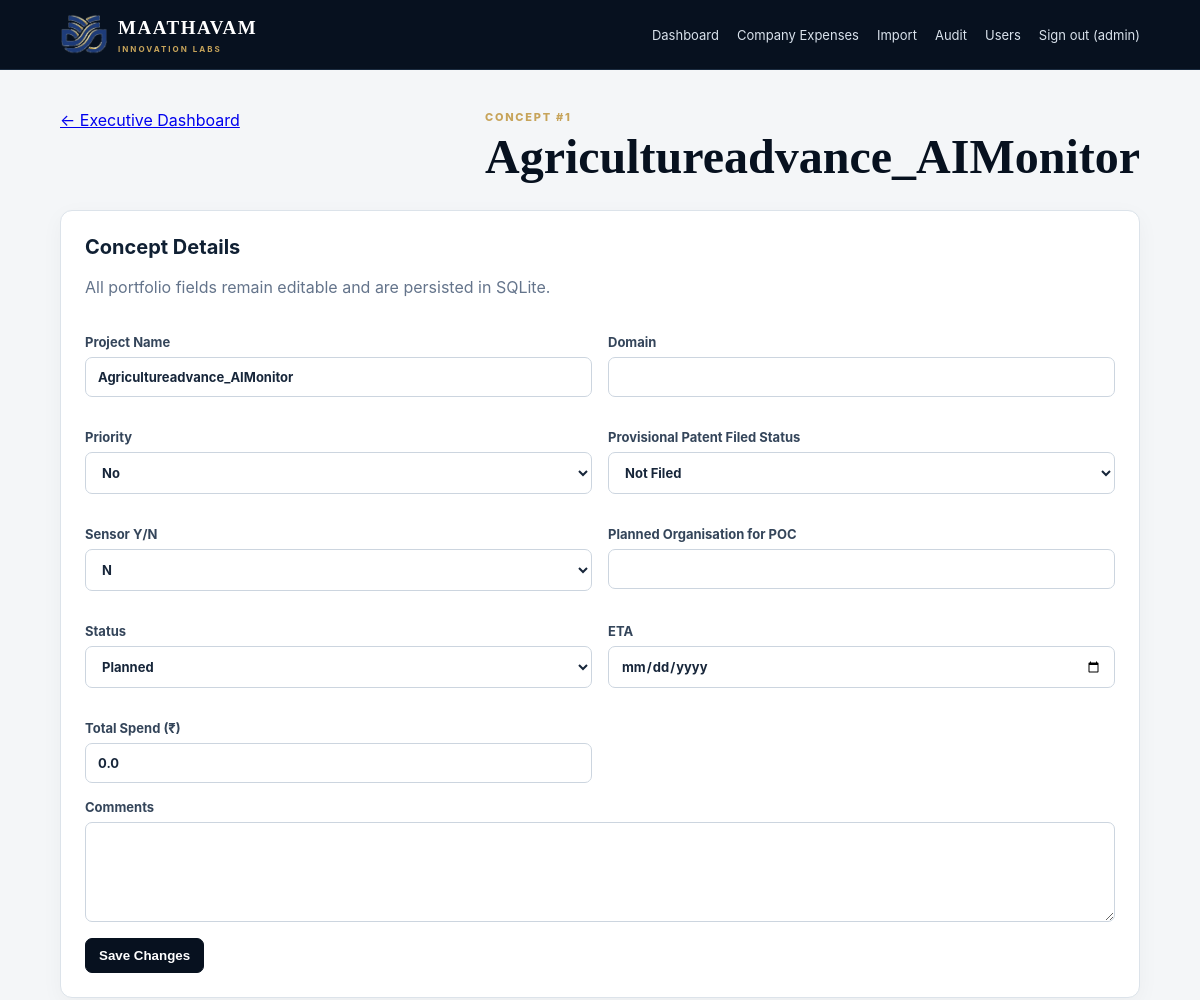
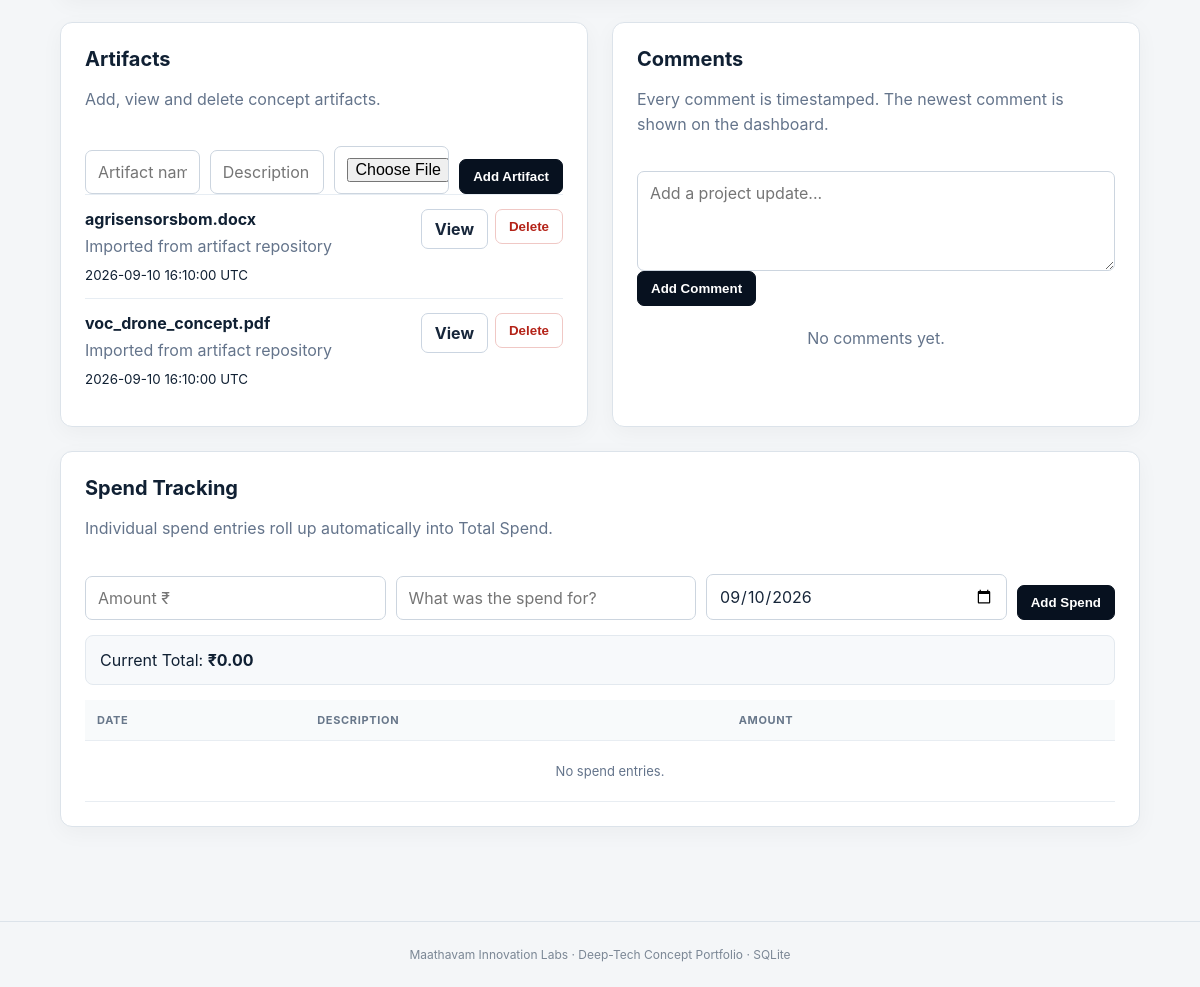
The app's page /project/1 (signed in) with its own data (2 pictures, top to bottom).
### tables this page shows
CREATE TABLE projects(id INTEGER PRIMARY KEY AUTOINCREMENT,project_name TEXT NOT NULL,domain TEXT NOT NULL DEFAULT '',provisional_patent_status TEXT NOT NULL DEFAULT 'Not Filed',sensor TEXT NOT NULL DEFAULT 'N',planned_organisation TEXT NOT NULL DEFAULT '',status TEXT NOT NULL DEFAULT 'Planned',eta TEXT NOT NULL DEFAULT '',comments TEXT NOT NULL DEFAULT '',total_spend REAL NOT NULL DEFAULT 0,created_at TEXT NOT NULL,updated_at TEXT NOT NULL);

CREATE TABLE artifacts(id INTEGER PRIMARY KEY AUTOINCREMENT,project_id INTEGER NOT NULL,name TEXT NOT NULL,description TEXT NOT NULL DEFAULT '',file_path TEXT,original_path TEXT,file_size INTEGER NOT NULL DEFAULT 0,sha256 TEXT,created_at TEXT NOT NULL,FOREIGN KEY(project_id) REFERENCES projects(id) ON DELETE CASCADE);

### app.py (the view, shortened to what this page needs)
@app.route("/project/<int:project_id>", methods=["GET", "POST"])
def project(project_id):
    conn = db()
    p = conn.execute("SELECT * FROM projects WHERE id=?", (project_id,)).fetchone()
    if not p:
        conn.close()
        return "Project not found", 404
    artifacts = conn.execute(
        "SELECT * FROM artifacts WHERE project_id=? ORDER BY COALESCE(updated_at, created_at) DESC",
        (project_id,),
    ).fetchall()
    comments = conn.execute(
        "SELECT * FROM comments WHERE project_id=? ORDER BY COALESCE(updated_at, created_at) DESC",
        (project_id,),
    ).fetchall()
    spend = conn.execute(
        "SELECT * FROM spend_entries WHERE project_id=? ORDER BY spent_on DESC, created_at DESC",
        (project_id,),
    ).fetchall()
    conn.close()
    return render_template(
        "project.html", project=p, artifacts=artifacts,
        comments=comments, spend=spend
    )

### app.py (called while the page is built)
def db():
    conn = sqlite3.connect(DB_PATH)
    conn.row_factory = sqlite3.Row
    conn.execute("PRAGMA foreign_keys = ON")
    return conn

def current_user():
    return session.get("username")

def require_login():
    return bool(session.get("user_id"))

@app.context_processor
def inject_user():
    return {"current_username": current_user(), "current_role": session.get("role")}

@app.before_request
def protect_routes():
    allowed = {"login", "static", "uploaded_file"}
    if request.endpoint not in allowed and not require_login():
        return redirect(url_for("login"))

### templates/project.html (shortened to what this page needs)
{% extends "base.html" %}
{% block content %}
<div class="page-head">
  <a href="{{ url_for('dashboard') }}">← Executive Dashboard</a>
  <div>
    <div class="eyebrow">CONCEPT #{{ project['id'] }}</div>
    <h1>{{ project['project_name'] }}</h1>
  </div>
</div>
<section class="panel">
  <div class="panel-head"><div><h2>Concept Details</h2><p>All portfolio fields remain editable and are persisted in SQLite.</p></div></div>
  <form method="post">
    {% include "_project_fields.html" %}
    <button class="btn primary">Save Changes</button>
  </form>
</section>
<div class="two-col">
<section class="panel">
  <div class="panel-head"><div><h2>Artifacts</h2><p>Add, view and delete concept artifacts.</p></div></div>
  <form method="post" action="{{ url_for('add_artifact', project_id=project['id']) }}" enctype="multipart/form-data" class="inline-form">
    <input name="name" placeholder="Artifact name" required>
    <input name="description" placeholder="Description">
    <input type="file" name="file">
    <button class="btn primary">Add Artifact</button>
  </form>
  <div class="artifact-list">
  {% for a in artifacts %}
    <div class="artifact">
      <div><strong>{{ a['name'] }}</strong><p>{{ a['description'] or 'No description' }}</p><small>{{ a['created_at']|replace('T',' ') }} UTC</small></div>
      <div class="actions">
        {% if a['file_path'] %}<a class="btn" href="{{ url_for('uploaded_file', filename=a['file_path'][8:] if a['file_path'].startswith('uploads/') else a['file_path']) }}" target="_blank" rel="noopener">View</a>{% endif %}
        <form method="post"><input type="hidden" name="action" value="delete_artifact"><input type="hidden" name="artifact_id" value="{{ a['id'] }}"><button class="btn danger">Delete</button></form>
      </div>
    </div>
  {% else %}<div class="empty">No artifacts added.</div>{% endfor %}
  </div>
</section>
<section class="panel">
  <div class="panel-head"><div><h2>Comments</h2><p>Every comment is timestamped. The newest comment is shown on the dashboard.</p></div></div>
  <form method="post">
    <textarea name="comment" placeholder="Add a project update..." required></textarea>
    <button class="btn primary">Add Comment</button>
  </form>
  <div class="timeline">
  {% for c in comments %}
    <div class="timeline-item">
      <div class="comment-meta">
        <strong>{{ c['created_at']|replace('T',' ') }} UTC</strong>
        {% if c['updated_at'] %}
          <span>Edited: {{ c['updated_at']|replace('T',' ') }} UTC</span>
        {% endif %}
      </div>
      <div id="comment-view-{{ c['id'] }}">
        <p>{{ c['comment'] }}</p>
        <button type="button" class="btn" onclick="editComment({{ c['id'] }})">Edit</button>
      </div>
      <form method="post" id="comment-edit-{{ c['id'] }}" style="display:none;">
        <input type="hidden" name="action" value="edit_comment">
        <input type="hidden" name="comment_id" value="{{ c['id'] }}">
        <textarea name="comment" required>{{ c['comment'] }}</textarea>
        <div class="form-actions">
          <button type="submit" class="btn primary">Save</button>
          <button type="button" class="btn" onclick="cancelEdit({{ c['id'] }})">Cancel</button>
        </div>
      </form>
    </div>
  {% else %}
    <div class="empty">No comments yet.</div>
  {% endfor %}
  </div>
</section>
</div>
<section class="panel">
  <div class="panel-head"><div><h2>Spend Tracking</h2><p>Individual spend entries roll up automatically into Total Spend.</p></div></div>
  <form method="post" class="spend-form">
    <input type="number" step="0.01" min="0" name="amount" placeholder="Amount ₹" required>
    <input name="spend_description" placeholder="What was the spend for?">
    <input type="date" name="spent_on" value="{{ project['updated_at'][:10] }}">
    <button class="btn primary">Add Spend</button>
  </form>
  <div class="spend-total">Current Total: <strong>₹{{ "{:,.2f}".format(project['total_spend'] or 0) }}</strong></div>
  <div class="table-wrap">
  <table><thead><tr><th>Date</th><th>Description</th><th>Amount</th><th></th></tr></thead><tbody>
  {% for s in spend %}
    <tr><td>{{ s['spent_on'] }}</td><td>{{ s['description'] or '—' }}</td><td>₹{{ "{:,.2f}".format(s['amount']) }}</td>
    <td><form method="post"><input type="hidden" name="action" value="delete_spend"><input type="hidden" name="spend_id" value="{{ s['id'] }}"><button class="btn danger">Delete</button></form></td></tr>
  {% else %}<tr><td colspan="4" class="empty">No spend entries.</td></tr>{% endfor %}
  </tbody></table>
  </div>
</section>
{% endblock %}

### templates/_project_fields.html
<div class="form-grid">
  <label>Project Name<input name="project_name" value="{{ project['project_name'] if project else '' }}" required></label>
  <label>Domain<input name="domain" value="{{ project['domain'] if project else '' }}"></label>
  <label>Priority
    {% set val = project['priority'] if project else 'No' %}
    <select name="priority"><option {{ 'selected' if val=='Yes' else '' }}>Yes</option><option {{ 'selected' if val=='No' else '' }}>No</option></select>
  </label>
  <label>Provisional Patent Filed Status
    <select name="provisional_patent_status">
      {% set val = project['provisional_patent_status'] if project else 'Not Filed' %}
      {% for x in ['Not Filed','Provisional Patent Filed','Patented','Pending'] %}
      <option {{ 'selected' if val==x else '' }}>{{ x }}</option>
      {% endfor %}
    </select>
  </label>
  <label>Sensor Y/N
    {% set val = project['sensor'] if project else 'N' %}
    <select name="sensor"><option {{ 'selected' if val=='Y' else '' }}>Y</option><option {{ 'selected' if val=='N' else '' }}>N</option></select>
  </label>
  <label>Planned Organisation for POC<input name="planned_organisation" value="{{ project['planned_organisation'] if project else '' }}"></label>
  <label>Status
    {% set val = project['status'] if project else 'Planned' %}
    <select name="status">
      {% for x in ['Planned','In Progress','POC','Validation','Blocked','Completed','On Hold'] %}
      <option {{ 'selected' if val==x else '' }}>{{ x }}</option>
      {% endfor %}
    </select>
  </label>
  <label>ETA<input type="date" name="eta" value="{{ project['eta'] if project else '' }}"></label>
  <label>Total Spend (₹)<input type="number" step="0.01" min="0" name="total_spend" value="{{ project['total_spend'] if project else 0 }}"></label>
</div>
<label>Comments<textarea name="comments">{{ project['comments'] if project else '' }}</textarea></label>

### static/style.css (style rules this page uses)
:root { --navy:#07111f;--navy2:#0c192a;--line:#dce3ea;--muted:#64748b;--gold:#c7a45a;--bg:#f4f6f8;--white:#fff;--green:#16794a;--red:#b42318 }
* { box-sizing:border-box }
body { margin:0;background:var(--bg);color:#102033;font-family:Inter,ui-sans-serif,system-ui,-apple-system,Segoe UI,sans-serif }
.hero,.page-head { display:flex;justify-content:space-between;align-items:end;gap:30px;margin-bottom:28px }
.page-head { align-items:start }
.eyebrow { font-size:11px;letter-spacing:.16em;color:var(--gold);font-weight:800;margin-bottom:8px }
h1 { font:700 clamp(32px,4vw,52px)/1.05 Georgia,serif;margin:0;color:var(--navy) }
h2 { margin:0 0 5px;font-size:20px }
p { color:var(--muted);line-height:1.55 }
.panel { background:var(--white);border:1px solid var(--line);border-radius:12px;padding:24px;margin-bottom:24px;box-shadow:0 6px 22px rgba(7,17,31,.04) }
.panel-head { display:flex;justify-content:space-between;align-items:center;gap:20px;margin-bottom:18px }
.btn { display:inline-block;border:1px solid #cbd5e1;background:white;color:#17263a;padding:9px 13px;border-radius:7px;text-decoration:none;cursor:pointer;font-weight:700 }
.btn.primary { background:var(--navy);border-color:var(--navy);color:white }
.btn.danger { color:var(--red);border-color:#f0c8c5 }
.table-wrap { overflow:auto }
table { width:100%;border-collapse:collapse;min-width:1050px }
th,td { padding:13px 12px;border-bottom:1px solid #e8edf2;text-align:left;vertical-align:top;font-size:13px }
th { font-size:11px;text-transform:uppercase;letter-spacing:.06em;color:#68778a;background:#f8fafb;position:sticky;top:0 }
tbody tr { cursor:pointer }
.empty { padding:22px;text-align:center;color:var(--muted) }
.form-grid { display:grid;grid-template-columns:repeat(2,1fr);gap:16px }
label { display:block;font-weight:700;font-size:13px;color:#34455a;margin-bottom:16px }
input,select,textarea { display:block;width:100%;margin-top:7px;border:1px solid #ccd5df;border-radius:7px;padding:11px 12px;background:white;font:inherit;color:#17263a }
textarea { min-height:100px;resize:vertical }
.two-col { display:grid;grid-template-columns:1fr 1fr;gap:24px }
.inline-form,.spend-form { display:grid;grid-template-columns:1fr 1fr 1fr auto;gap:10px;align-items:end }
.inline-form input,.spend-form input { margin:0 }
.artifact,.timeline-item { border-top:1px solid #e7edf3;padding:14px 0;display:flex;justify-content:space-between;gap:15px }
.artifact p,.timeline-item p { margin:5px 0 }
.actions { display:flex;gap:7px;align-items:start }
.spend-total { background:#f7f9fb;border:1px solid #e3e9ef;border-radius:8px;padding:14px;margin:15px 0 }

### records on screen
projects: id "1", project_name "Agricultureadvance_AIMonitor", total_spend "0.0", spent_on "09/10/2026", total_spend "0.00"
artifacts: name "agrisensorsbom.docx", description "Imported from artifact repository", created_at "2026-09-10 16:10:00"
artifacts: name "voc_drone_concept.pdf", description "Imported from artifact repository", created_at "2026-09-10 16:10:00"

### other values on screen
{{ current_username }} "admin"
form field provisional_patent_status "Not Filed"
form field status "Planned"
